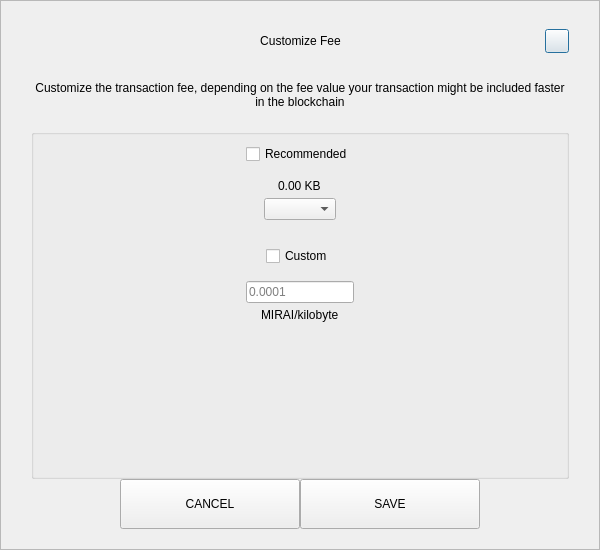
<?xml version="1.0" encoding="UTF-8"?>
<ui version="4.0">
 <class>SendCustomFeeDialog</class>
 <widget class="QDialog" name="SendCustomFeeDialog">
  <property name="geometry">
   <rect>
    <x>0</x>
    <y>0</y>
    <width>600</width>
    <height>550</height>
   </rect>
  </property>
  <property name="windowTitle">
   <string>Form</string>
  </property>
  <layout class="QVBoxLayout" name="verticalLayout_3">
   <property name="spacing">
    <number>0</number>
   </property>
   <property name="leftMargin">
    <number>0</number>
   </property>
   <property name="topMargin">
    <number>0</number>
   </property>
   <property name="rightMargin">
    <number>0</number>
   </property>
   <property name="bottomMargin">
    <number>0</number>
   </property>
   <item>
    <widget class="QFrame" name="frame">
     <property name="styleSheet">
      <string notr="true"/>
     </property>
     <property name="frameShape">
      <enum>QFrame::StyledPanel</enum>
     </property>
     <property name="frameShadow">
      <enum>QFrame::Raised</enum>
     </property>
     <layout class="QVBoxLayout" name="verticalLayout_2">
      <property name="spacing">
       <number>0</number>
      </property>
      <property name="leftMargin">
       <number>30</number>
      </property>
      <property name="topMargin">
       <number>20</number>
      </property>
      <property name="rightMargin">
       <number>30</number>
      </property>
      <property name="bottomMargin">
       <number>20</number>
      </property>
      <item>
       <layout class="QHBoxLayout" name="horizontalLayout_3">
        <property name="spacing">
         <number>0</number>
        </property>
        <item>
         <spacer name="horizontalSpacer_21">
          <property name="orientation">
           <enum>Qt::Horizontal</enum>
          </property>
          <property name="sizeHint" stdset="0">
           <size>
            <width>40</width>
            <height>20</height>
           </size>
          </property>
         </spacer>
        </item>
        <item>
         <widget class="QLabel" name="labelTitle">
          <property name="minimumSize">
           <size>
            <width>0</width>
            <height>40</height>
           </size>
          </property>
          <property name="maximumSize">
           <size>
            <width>16777215</width>
            <height>40</height>
           </size>
          </property>
          <property name="styleSheet">
           <string notr="true">padding-left:24px;</string>
          </property>
          <property name="text">
           <string>Customize Fee</string>
          </property>
          <property name="alignment">
           <set>Qt::AlignCenter</set>
          </property>
          <property name="margin">
           <number>7</number>
          </property>
         </widget>
        </item>
        <item>
         <spacer name="horizontalSpacer">
          <property name="orientation">
           <enum>Qt::Horizontal</enum>
          </property>
          <property name="sizeHint" stdset="0">
           <size>
            <width>40</width>
            <height>20</height>
           </size>
          </property>
         </spacer>
        </item>
        <item>
         <widget class="QPushButton" name="btnEsc">
          <property name="minimumSize">
           <size>
            <width>24</width>
            <height>24</height>
           </size>
          </property>
          <property name="maximumSize">
           <size>
            <width>24</width>
            <height>24</height>
           </size>
          </property>
          <property name="text">
           <string/>
          </property>
         </widget>
        </item>
       </layout>
      </item>
      <item>
       <spacer name="verticalSpacer_2">
        <property name="orientation">
         <enum>Qt::Vertical</enum>
        </property>
        <property name="sizeType">
         <enum>QSizePolicy::Fixed</enum>
        </property>
        <property name="sizeHint" stdset="0">
         <size>
          <width>20</width>
          <height>20</height>
         </size>
        </property>
       </spacer>
      </item>
      <item>
       <widget class="QLabel" name="labelMessage">
        <property name="text">
         <string>Customize the transaction fee, depending on the fee value your transaction might be included faster in the blockchain</string>
        </property>
        <property name="alignment">
         <set>Qt::AlignCenter</set>
        </property>
        <property name="wordWrap">
         <bool>true</bool>
        </property>
       </widget>
      </item>
      <item>
       <spacer name="verticalSpacer_3">
        <property name="orientation">
         <enum>Qt::Vertical</enum>
        </property>
        <property name="sizeType">
         <enum>QSizePolicy::Fixed</enum>
        </property>
        <property name="sizeHint" stdset="0">
         <size>
          <width>20</width>
          <height>20</height>
         </size>
        </property>
       </spacer>
      </item>
      <item>
       <widget class="QGroupBox" name="groupBox">
        <property name="title">
         <string/>
        </property>
        <layout class="QVBoxLayout" name="verticalLayout">
         <property name="leftMargin">
          <number>12</number>
         </property>
         <property name="rightMargin">
          <number>12</number>
         </property>
         <item>
          <layout class="QVBoxLayout" name="verticalLayout_4">
           <property name="spacing">
            <number>5</number>
           </property>
           <item alignment="Qt::AlignHCenter">
            <widget class="QCheckBox" name="checkBoxRecommended">
             <property name="text">
              <string>Recommended</string>
             </property>
            </widget>
           </item>
           <item>
            <spacer name="verticalSpacer_5">
             <property name="orientation">
              <enum>Qt::Vertical</enum>
             </property>
             <property name="sizeType">
              <enum>QSizePolicy::Fixed</enum>
             </property>
             <property name="sizeHint" stdset="0">
              <size>
               <width>20</width>
               <height>10</height>
              </size>
             </property>
            </spacer>
           </item>
           <item alignment="Qt::AlignHCenter">
            <widget class="QLabel" name="labelFee">
             <property name="text">
              <string>0.00 KB</string>
             </property>
            </widget>
           </item>
           <item alignment="Qt::AlignHCenter">
            <widget class="QComboBox" name="comboBoxRecommended"/>
           </item>
          </layout>
         </item>
         <item>
          <spacer name="verticalSpacer">
           <property name="orientation">
            <enum>Qt::Vertical</enum>
           </property>
           <property name="sizeType">
            <enum>QSizePolicy::Fixed</enum>
           </property>
           <property name="sizeHint" stdset="0">
            <size>
             <width>20</width>
             <height>20</height>
            </size>
           </property>
          </spacer>
         </item>
         <item>
          <layout class="QVBoxLayout" name="verticalLayout_5">
           <property name="spacing">
            <number>5</number>
           </property>
           <item alignment="Qt::AlignHCenter">
            <widget class="QCheckBox" name="checkBoxCustom">
             <property name="text">
              <string>Custom</string>
             </property>
            </widget>
           </item>
           <item>
            <spacer name="verticalSpacer_6">
             <property name="orientation">
              <enum>Qt::Vertical</enum>
             </property>
             <property name="sizeType">
              <enum>QSizePolicy::Fixed</enum>
             </property>
             <property name="sizeHint" stdset="0">
              <size>
               <width>20</width>
               <height>10</height>
              </size>
             </property>
            </spacer>
           </item>
           <item alignment="Qt::AlignHCenter">
            <widget class="QLineEdit" name="lineEditCustomFee">
             <property name="placeholderText">
              <string notr="true">0.0001</string>
             </property>
            </widget>
           </item>
           <item alignment="Qt::AlignHCenter">
            <widget class="QLabel" name="labelCustomFee">
             <property name="text">
              <string>MIRAI/kilobyte</string>
             </property>
            </widget>
           </item>
          </layout>
         </item>
         <item>
          <spacer name="verticalSpacer_4">
           <property name="orientation">
            <enum>Qt::Vertical</enum>
           </property>
           <property name="sizeHint" stdset="0">
            <size>
             <width>20</width>
             <height>40</height>
            </size>
           </property>
          </spacer>
         </item>
        </layout>
       </widget>
      </item>
      <item>
       <layout class="QHBoxLayout" name="horizontalLayout" stretch="1,2,2,1">
        <item>
         <spacer name="horizontalSpacer1">
          <property name="orientation">
           <enum>Qt::Horizontal</enum>
          </property>
          <property name="sizeHint" stdset="0">
           <size>
            <width>40</width>
            <height>20</height>
           </size>
          </property>
         </spacer>
        </item>
        <item>
         <widget class="QPushButton" name="btnCancel">
          <property name="minimumSize">
           <size>
            <width>180</width>
            <height>50</height>
           </size>
          </property>
          <property name="focusPolicy">
           <enum>Qt::NoFocus</enum>
          </property>
          <property name="text">
           <string>CANCEL</string>
          </property>
         </widget>
        </item>
        <item>
         <widget class="QPushButton" name="btnSave">
          <property name="minimumSize">
           <size>
            <width>180</width>
            <height>50</height>
           </size>
          </property>
          <property name="focusPolicy">
           <enum>Qt::NoFocus</enum>
          </property>
          <property name="text">
           <string>SAVE</string>
          </property>
         </widget>
        </item>
        <item>
         <spacer name="horizontalSpacer_2">
          <property name="orientation">
           <enum>Qt::Horizontal</enum>
          </property>
          <property name="sizeHint" stdset="0">
           <size>
            <width>40</width>
            <height>20</height>
           </size>
          </property>
         </spacer>
        </item>
       </layout>
      </item>
     </layout>
    </widget>
   </item>
  </layout>
 </widget>
 <resources/>
 <connections/>
</ui>
